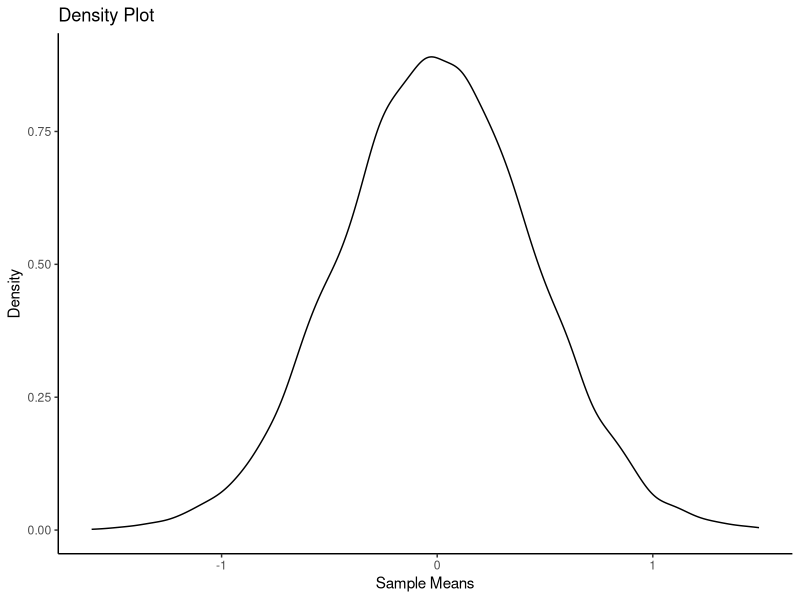
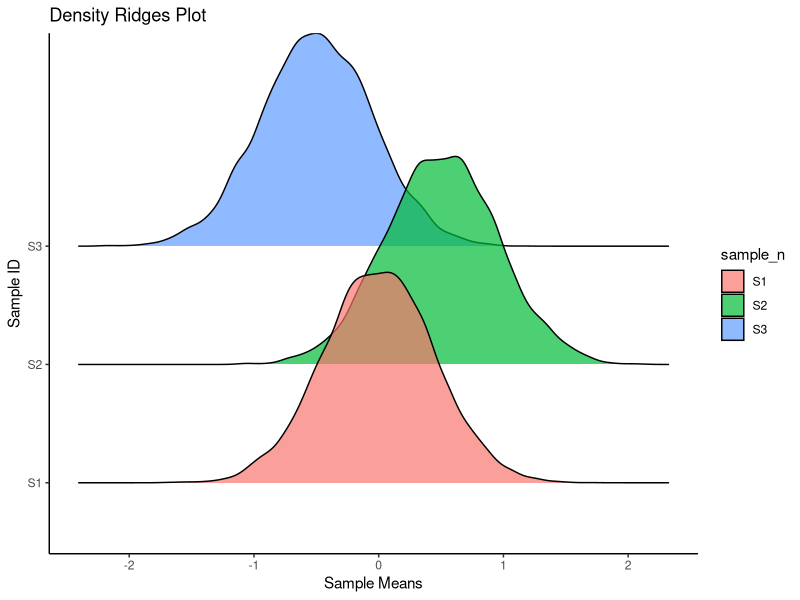
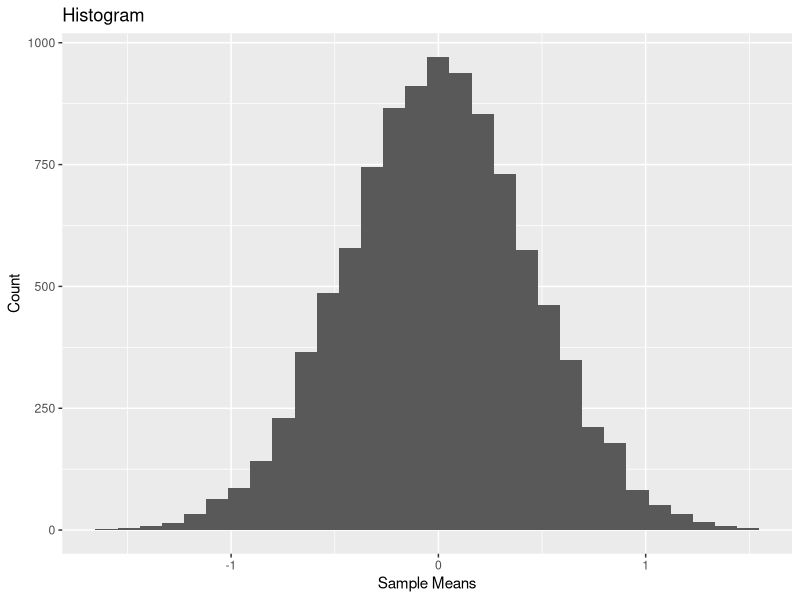

Source code (R) for these figures, in order:
## ---- chunk 1
library(tidyverse)

set.seed(0)

n = 10000

sample_means = rep(NA, n)

for(i in 1:n){
  sample_means[i] = mean(rnorm(20, mean=0, sd=2))
}


sample_means_df <- data.frame(sample_means)
 
sample_means_df %>%
   ggplot(aes(sample_means)) + 
   geom_density(size = .5) +
   labs(title = "Density Plot", x = "Sample Means", y = "Density") + 
   theme_classic()
  
## ---- chunk 2
library(ggridges)
# create column one for df
set.seed(1)

n1 = 10000

sample_means = rep(NA, n)

for(i in 1:n){
  sample_means[i] = mean(rnorm(20, mean=0, sd=2))
}

sample_means1 <- data.frame(sample_means)
# create column two for df
set.seed(2)

n2 = 10000

sample_means = rep(NA, n)

for(i in 1:n){
  sample_means[i] = mean(rnorm(20, mean=0.5, sd=2))
}

sample_means2 <- data.frame(sample_means)

# create column three for df
set.seed(3)

n = 10000

sample_means = rep(NA, n)

for(i in 1:n){
  sample_means[i] = mean(rnorm(20, mean=-0.5, sd=2))
}

sample_means3 <- data.frame(sample_means) 

# prepare all 3 dfs to be combined into one

sample_means1 <- sample_means1 %>%
  mutate(sample_n = "S1")

sample_means2 <- sample_means2 %>%
  mutate(sample_n = "S2")

sample_means3 <- sample_means3 %>%
  mutate(sample_n = "S3")

samples_df <- sample_means1 %>%
  bind_rows(sample_means2) %>%
  bind_rows(sample_means3)
## ---- chunk 3
samples_df %>%
  ggplot(aes(x = sample_means, y = sample_n, fill = sample_n)) +
  geom_density_ridges(alpha = .7) + 
  labs(title = "Density Ridges Plot", x ="Sample Means", y = "Sample ID") +
  theme_classic()
## ---- chunk 4
sample_means_df %>%
  ggplot(aes(x = sample_means)) +
  geom_histogram(bins = 30) +
  labs(title = "Histogram", y = "Count", x = "Sample Means")
